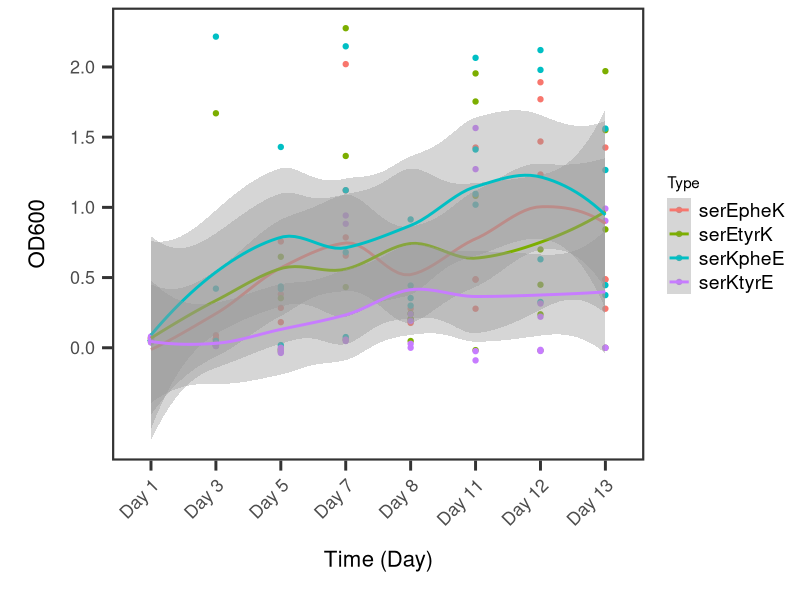

This figure's R source: (Note: this script raises an error after producing the figure.)
## ---- chunk 1
library(tidyr)
library(ggplot2)
library(stringr)
library(dplyr)
library(tidyverse)

theme_set(theme_classic() +
  theme(axis.title = element_text(size = 16),
        axis.title.x = element_text(margin = margin(t = 15, b = 15)),
        axis.title.y = element_text(margin = margin(l = 15, r = 15)),
        axis.text = element_text(size = 13),
        axis.text.x = element_text(margin = margin(t = 5)),
        axis.text.y = element_text(margin = margin(r = 5)),
        #axis.line.x = element_line(linewidth = 1),
        #axis.line.y = element_line(linewidth = 1),
        axis.line.x = element_blank(),
        axis.line.y = element_blank(),
        axis.ticks.x = element_line(linewidth = 1),
        axis.ticks.y = element_line(linewidth = 1),
        axis.ticks.length = unit(.1, "in"),
        panel.border = element_rect(color = "grey20", fill = NA, linewidth = 1.5),
        legend.text = element_text(size = 14),
        strip.text = element_text(size = 14),
        strip.background = element_blank()
        ))
## ---- chunk 2
setwd("C:/Users/ajl21/github/division.labor/prelim_coexistence/")


serEpheK <- read.csv("20260327_2124_serEpheK.csv")
serEtyrK <- read.csv("20260327_2124_serEtyrK.csv")

serKpheE <- read.csv("20260327_2124_serKpheE.csv")
serKtyrE <- read.csv("20260327_2124_serKtyrE.csv")



## ---- chunk 3
co_names <-c( "Day 1",	"Day 3",	"Day 5",	"Day 7",	"Day 8",	"Day 11",	"Day 12",	"Day 13")
colnames(serEpheK ) <- co_names
colnames(serEtyrK ) <- co_names
colnames(serKpheE ) <- co_names
colnames(serKtyrE) <- co_names

## ---- chunk 4
#combined
long <- function(df, sample_each = 8, n_samples = 4) {
  df_long <- pivot_longer(df,
                          cols = everything(),
                          names_to = "Time",
                          values_to = "OD600")
  
  df_long$Sample <- rep(1:n_samples, each = sample_each)
  
  df_long$Time <- factor(df_long$Time,
                         levels = c("Day 1", "Day 3", "Day 5", "Day 7",
                                    "Day 8", "Day 11", "Day 12", "Day 13"))
  
  return(df_long)
}

serEpheK.l <-long(serEpheK)
serEtyrK.l <-long(serEtyrK)
serKpheE.l <-long(serKpheE)
serKtyrE.l <-long(serKtyrE)

serEpheK.l$Type <-c("serEpheK")
serEtyrK.l$Type <-c("serEtyrK")
serKpheE.l$Type <-c("serKpheE")
serKtyrE.l$Type <-c("serKtyrE")

coexist <- rbind(serEpheK.l, serEtyrK.l, serKpheE.l,serKtyrE.l)
coexist


ggplot(coexist, aes(x=Time, y=OD600, group = Type, color = Type)) +geom_point()+ geom_smooth()+labs(color = "Type", x = "Time (Day)")+ theme(axis.text.x = element_text(angle = 45, vjust = 1, hjust = 1)) + scale_y_continuous(breaks = seq(0, 6, by = .5)) #+geom_boxplot(aes(group = Time), width = 0.1, fill = NA, color = "black", outlier.shape = NA)
aov.coexist <-aov(OD600~Sample+Time+Type, data = coexist)
summary(aov.coexist)
## ---- chunk 5
#comparison between erm/kan cassettes 
pheKtyrE.l$Type <- c("pheKtyrE")
pheEtyrK.l$Type <-c("pheEtyrK")

coexist <- rbind(pheKtyrE.l, pheEtyrK.l)
coexist

coexist.c <- coexist[-94,]

ggplot(coexist.c, aes(x=Time, y=OD600, group = Type, color = Type)) +geom_point()+ geom_smooth()+labs(color = "Type", x = "Time (Day)")+ theme(axis.text.x = element_text(angle = 45, vjust = 1, hjust = 1)) + scale_y_continuous(breaks = seq(0, 6, by = .5)) #+geom_boxplot(aes(group = Time), width = 0.1, fill = NA, color = "black", outlier.shape = NA)


aov.coexist <-aov(OD600~Sample+Time+Type, data = coexist)
summary(aov.coexist)

lm.coexist.c <- lm(OD600~Time, data =coexist.c)
summary(lm.coexist.c)
plot(lm.coexist.c)
